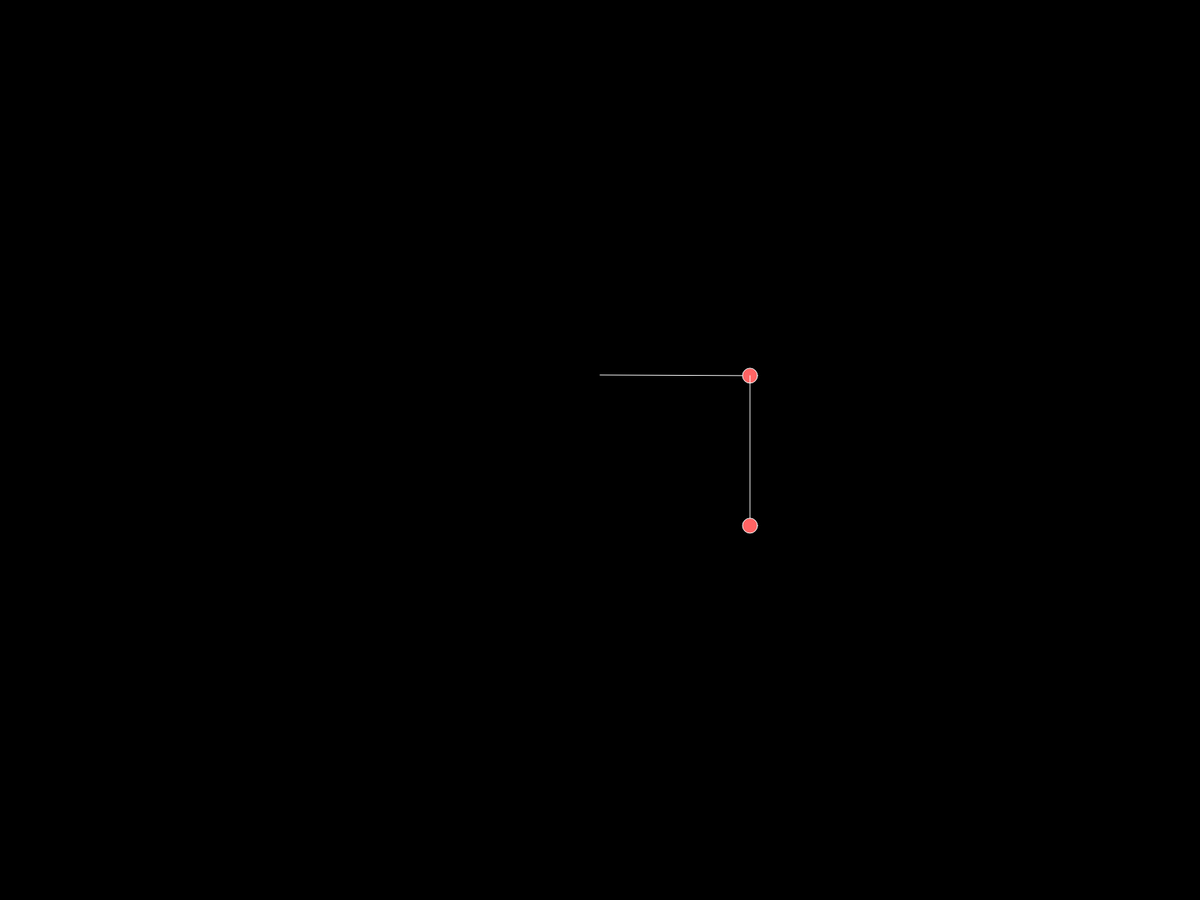
Frame 1 (no input)
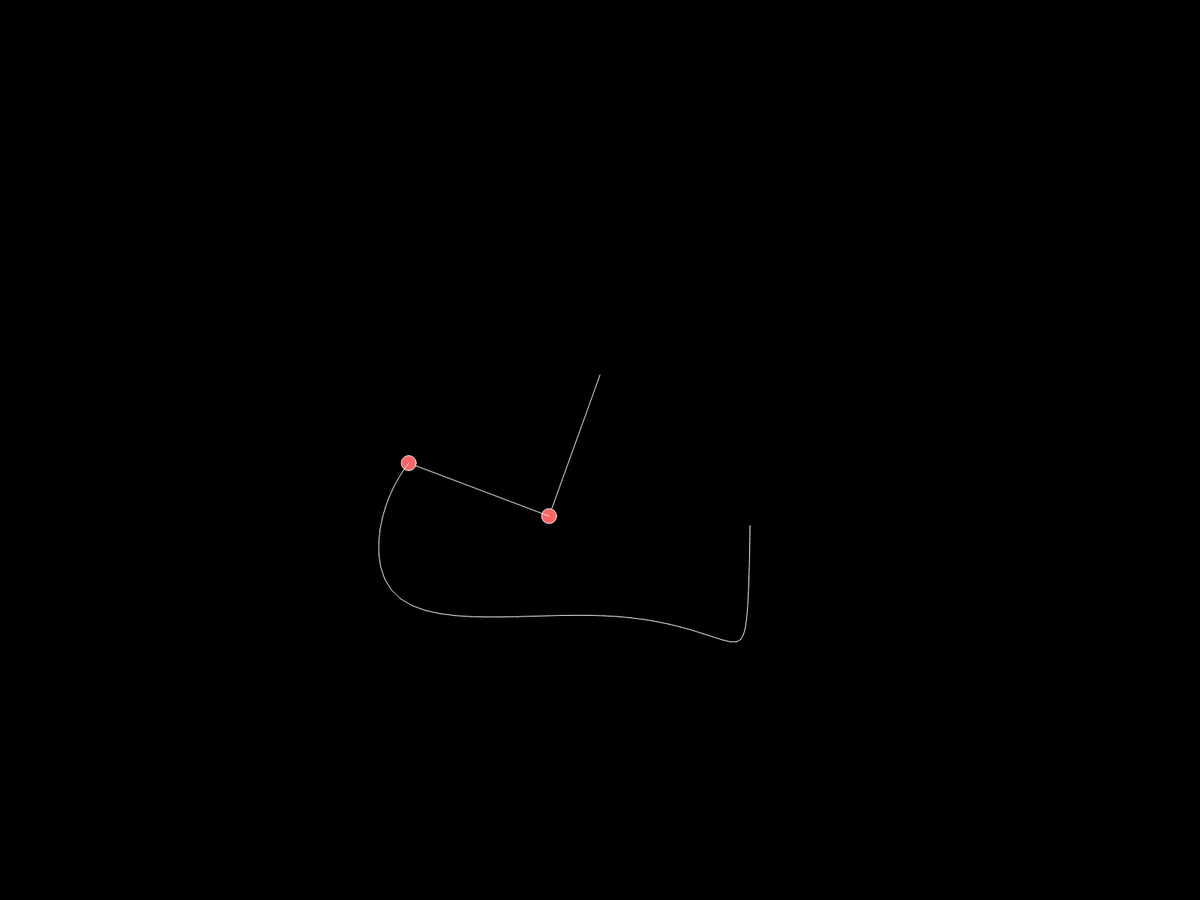
Frame 60 (no input)
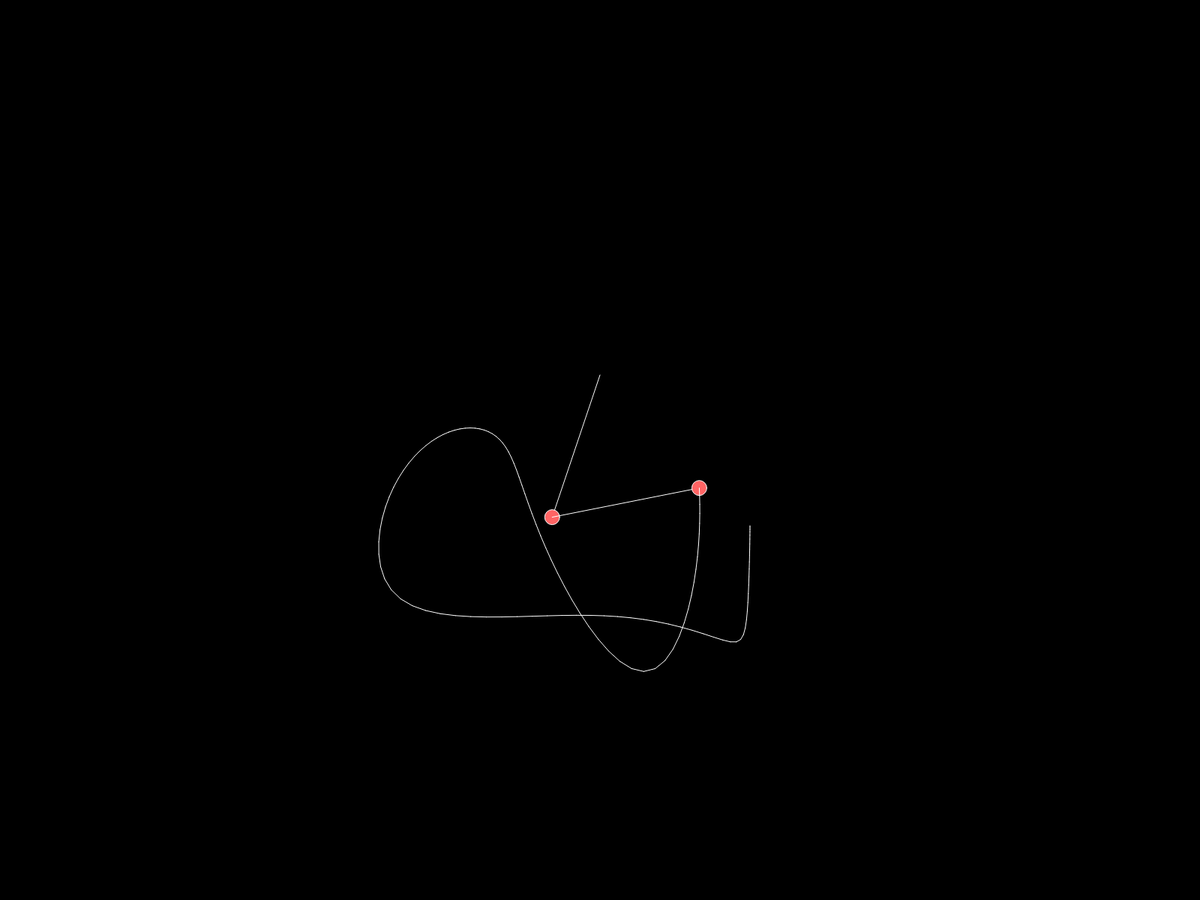
Frame 120 (the mouse pressed at the canvas centre since frame 60)

The p5.js sketch that drew these frames (run headless with seeded random() and noise() and a simulated clock; from frame 60 on, the mouse is pressed at the canvas centre):

// p5.js sketch
// ── sketch.js
let m1
let o;
let a1
let av1
let aa1
let m2
let a2
let av2
let aa2
let g
let len1
let len2
let x1
let y1
let x2
let y2

let trail = [];

function setup() {
  createCanvas(1600, 1200);
  o = createVector(width / 2, height/2 - 100);
	 m1 = 10;
	 o;
	 a1 = PI/2;
	 av1 = 0;
	 aa1 = 0;
	 m2 = 10;
	 a2 = 0;
	 av2 = 0;
	 aa2 = 0;
	g = 0.9;
	len1 = 200;
	len2 = 200;
	 x1 = 0;
	 y1 = 0;
	 x2 = 0;
	 y2 = 0;

}

function draw() {
  background(0);

	let num1 = -1 * g * (2 * m1 + m2) * sin(a1);
	let num2 = -1 * m2 * g * sin(a1 - 2 * a2);
	let num3 = -1 * 2 * sin(a1 - a2) * m2;
	let num4 = av2 * av2 * len2 + av1 * av1 * len1 * cos(a1 - a2);
	let dnom = len1 * (2 * m1 + m2 - m2 * cos(2 * a1 - 2 * a2));

	aa1 = (num1 + num2 + num3 * num4) / dnom;

	num1 =  2 * sin(a1 - a2);
	num2 =  (av1 * av1 * len1 * (m1 + m2) + g * (m1 + m2) * cos(a1) + av2 * av2 * len2 * m2 * cos(a1 - a2));
  dnom =  len2 * (2 * m1 + m2 - m2 * cos(2 * a1 - 2 * a2));

	aa2 = (num1 * num2) / dnom;

  av1 += aa1;
  a1 += av1;
	av1 *= 1;
  aa1 *= 0;

  av2 += aa2;
  a2 += av2;
	av1 *= 1;
  aa2 *= 0;

  x1 = o.x + len1 * sin(a1);
  y1 = o.y + len1 * cos(a1);

  x2 = x1 + len2 * sin(a2);
  y2 = y1 + len2 * cos(a2);

  fill(255,100,100);
  stroke(255);
  line(o.x, o.y, x1, y1);
  ellipse(x1, y1, 20, 20);

  fill(255,100,100);
  stroke(255);
  line(x1, y1, x2, y2);
  ellipse(x2, y2, 20, 20);

	trail.push(createVector(x2,y2))

	for (var i = 0; i < trail.length-1; i++) {
		fill(255)
		stroke(255)
		if(trail.length > 10) {
		line(trail[i+1].x,trail[i+1].y,trail[i].x,trail[i].y);
	} else {
    point(trail[i].x,trail[i].y)
	}
	}
}

// ── pendulem.js
class pendulem {
  constructor(orign, angle, mass, draged, length, gravitation, stopRate) {
    this.mass = mass;
    this.orign = orign;
    this.angle = angle;
    this.angularVil = 0;
    this.angularAcc = 0;
    this.couldBeDragged = draged;
    this.pos = createVector();
    if (gravitation) {
      this.gravitation = -1 * gravitation;
    } else {
      this.gravitation = -1 * 9.65;
    }
    if (length) {
      this.len = length;
    } else {
      this.len = 200;
    }
    if (stopRate) {
      this.stopRate = stopRate;
    } else {
      this.stopRate = 0.99;
    }
  }
  go() {
    this.handlePhy();
    this.show();
    if (this.couldBeDragged) {
      this.draged();
    }
  }
  show() {
    fill(255);
    stroke(255);
    line(this.orign.x, this.orign.y, this.pos.x, this.pos.y);
    ellipse(this.pos.x, this.pos.y, 20, 20);
  }
  handlePhy() {
    this.angularVil += this.angularAcc;
    this.angle += this.angularVil;
    this.angularVil *= this.stopRate;
    this.angularAcc *= 0;

    this.pos.x = this.orign.x + this.len * sin(this.angle);
    this.pos.y = this.orign.y + this.len * cos(this.angle);

    let Fp = this.gravitation / this.len * sin(this.angle);
    this.angularAcc = Fp / this.mass;
  }
  draged() {
    if (this.couldBeDragged) {
      if (mouseIsPressed) {
        let mouse = createVector(mouseX, mouseY);
        let angleBetween = this.orign.angleBetween(mouse.mult(0.1));
        this.angle = angleBetween;
        return true;
      } else {
        return false;
      }
    } else {
      return false;
    }
  }
}
